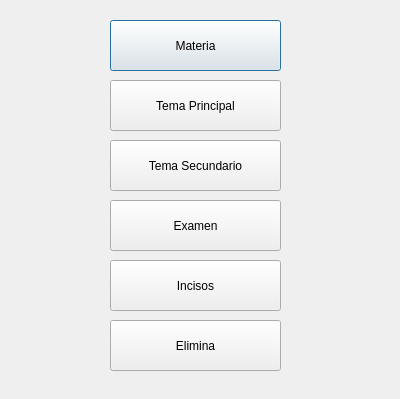
<?xml version="1.0" encoding="UTF-8"?>
<ui version="4.0">
 <class>profe</class>
 <widget class="QDialog" name="profe">
  <property name="geometry">
   <rect>
    <x>0</x>
    <y>0</y>
    <width>400</width>
    <height>399</height>
   </rect>
  </property>
  <property name="windowTitle">
   <string>Dialog</string>
  </property>
  <widget class="QPushButton" name="mat">
   <property name="geometry">
    <rect>
     <x>110</x>
     <y>20</y>
     <width>171</width>
     <height>51</height>
    </rect>
   </property>
   <property name="text">
    <string>Materia</string>
   </property>
  </widget>
  <widget class="QPushButton" name="temP">
   <property name="geometry">
    <rect>
     <x>110</x>
     <y>80</y>
     <width>171</width>
     <height>51</height>
    </rect>
   </property>
   <property name="text">
    <string>Tema Principal</string>
   </property>
  </widget>
  <widget class="QPushButton" name="temS">
   <property name="geometry">
    <rect>
     <x>110</x>
     <y>140</y>
     <width>171</width>
     <height>51</height>
    </rect>
   </property>
   <property name="text">
    <string>Tema Secundario</string>
   </property>
  </widget>
  <widget class="QPushButton" name="exa">
   <property name="geometry">
    <rect>
     <x>110</x>
     <y>200</y>
     <width>171</width>
     <height>51</height>
    </rect>
   </property>
   <property name="text">
    <string>Examen</string>
   </property>
  </widget>
  <widget class="QPushButton" name="inc">
   <property name="geometry">
    <rect>
     <x>110</x>
     <y>260</y>
     <width>171</width>
     <height>51</height>
    </rect>
   </property>
   <property name="text">
    <string>Incisos</string>
   </property>
  </widget>
  <widget class="QPushButton" name="eli">
   <property name="geometry">
    <rect>
     <x>110</x>
     <y>320</y>
     <width>171</width>
     <height>51</height>
    </rect>
   </property>
   <property name="text">
    <string>Elimina</string>
   </property>
  </widget>
 </widget>
 <resources/>
 <connections/>
</ui>
